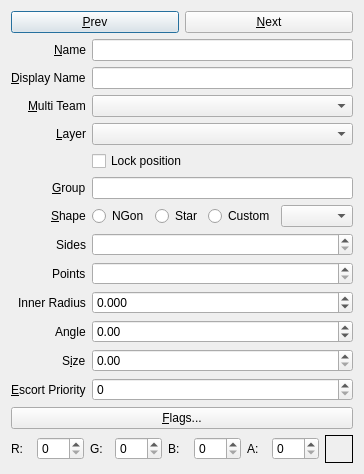
<?xml version="1.0" encoding="UTF-8"?>
<ui version="4.0">
 <class>fso::fred::dialogs::CoordinatePointEditorDialog</class>
 <widget class="QDialog" name="fso::fred::dialogs::CoordinatePointEditorDialog">
  <property name="geometry">
   <rect>
    <x>0</x>
    <y>0</y>
    <width>320</width>
    <height>300</height>
   </rect>
  </property>
  <property name="windowTitle">
   <string>Coordinate Point Editor</string>
  </property>
  <layout class="QFormLayout" name="formLayout">
   <property name="sizeConstraint">
    <enum>QLayout::SetFixedSize</enum>
   </property>
   <item row="0" column="0" colspan="2">
    <layout class="QVBoxLayout" name="rootLayout">
     <item>
      <layout class="QFormLayout" name="fieldLayout">
       <property name="labelAlignment">
        <set>Qt::AlignRight|Qt::AlignTrailing|Qt::AlignVCenter</set>
       </property>
       <item row="0" column="0" colspan="2">
        <layout class="QHBoxLayout" name="navigationLayout">
         <item>
          <widget class="QPushButton" name="prevPointButton">
           <property name="text">
            <string>&amp;Prev</string>
           </property>
          </widget>
         </item>
         <item>
          <widget class="QPushButton" name="nextPointButton">
           <property name="text">
            <string>&amp;Next</string>
           </property>
          </widget>
         </item>
        </layout>
       </item>
       <item row="1" column="0">
        <widget class="QLabel" name="nameLabel">
         <property name="text">
          <string>&amp;Name</string>
         </property>
         <property name="buddy">
          <cstring>nameEdit</cstring>
         </property>
        </widget>
       </item>
       <item row="1" column="1">
        <widget class="QLineEdit" name="nameEdit"/>
       </item>
       <item row="2" column="0">
        <widget class="QLabel" name="displayNameLabel">
         <property name="text">
          <string>&amp;Display Name</string>
         </property>
         <property name="toolTip">
          <string>Name shown on the HUD (target box, brackets, escort list). Does not have to be unique. Leave empty to show Name. Saved as a translatable XSTR string.</string>
         </property>
         <property name="buddy">
          <cstring>displayNameEdit</cstring>
         </property>
        </widget>
       </item>
       <item row="2" column="1">
        <widget class="QLineEdit" name="displayNameEdit">
         <property name="toolTip">
          <string>Name shown on the HUD (target box, brackets, escort list). Does not have to be unique. Leave empty to show Name. Saved as a translatable XSTR string.</string>
         </property>
        </widget>
       </item>
       <item row="3" column="0">
        <widget class="QLabel" name="multiTeamLabel">
         <property name="text">
          <string>&amp;Multi Team</string>
         </property>
         <property name="toolTip">
          <string>Multiplayer team filter. &quot;Any team&quot; (default) is visible to everyone; selecting a specific team makes the point visible only to that team in multiplayer. Disabled when the mission is not a team mission.</string>
         </property>
         <property name="buddy">
          <cstring>multiTeamCombo</cstring>
         </property>
        </widget>
       </item>
       <item row="3" column="1">
        <widget class="QComboBox" name="multiTeamCombo">
         <property name="sizePolicy">
          <sizepolicy hsizetype="Expanding" vsizetype="Fixed">
           <horstretch>0</horstretch>
           <verstretch>0</verstretch>
          </sizepolicy>
         </property>
         <property name="toolTip">
          <string>Multiplayer team filter. &quot;Any team&quot; makes the point visible to everyone; selecting a team restricts it to that team only.</string>
         </property>
        </widget>
       </item>
       <item row="4" column="0">
        <widget class="QLabel" name="layerLabel">
         <property name="text">
          <string>&amp;Layer</string>
         </property>
         <property name="buddy">
          <cstring>layerCombo</cstring>
         </property>
        </widget>
       </item>
       <item row="4" column="1">
        <widget class="QComboBox" name="layerCombo">
         <property name="sizePolicy">
          <sizepolicy hsizetype="Expanding" vsizetype="Fixed">
           <horstretch>0</horstretch>
           <verstretch>0</verstretch>
          </sizepolicy>
         </property>
        </widget>
       </item>
       <item row="5" column="1">
        <widget class="QCheckBox" name="transformLockCheck">
         <property name="toolTip">
          <string>Locked coordinate points stay where they are: dragging, the transform toolbar, and the Orient editor leave them alone.</string>
         </property>
         <property name="text">
          <string>Lock position</string>
         </property>
        </widget>
       </item>
       <item row="6" column="0">
        <widget class="QLabel" name="groupLabel">
         <property name="text">
          <string>&amp;Group</string>
         </property>
         <property name="buddy">
          <cstring>groupEdit</cstring>
         </property>
        </widget>
       </item>
       <item row="6" column="1">
        <widget class="QLineEdit" name="groupEdit"/>
       </item>
       <item row="7" column="0">
        <widget class="QLabel" name="shapeLabel">
         <property name="text">
          <string>&amp;Shape</string>
         </property>
         <property name="buddy">
          <cstring>shapeNGonRadio</cstring>
         </property>
        </widget>
       </item>
       <item row="7" column="1">
        <layout class="QHBoxLayout" name="shapeRowLayout">
         <item>
          <widget class="QRadioButton" name="shapeNGonRadio">
           <property name="toolTip">
            <string>A regular polygon generated from the Sides value.</string>
           </property>
           <property name="text">
            <string>NGon</string>
           </property>
          </widget>
         </item>
         <item>
          <widget class="QRadioButton" name="shapeStarRadio">
           <property name="toolTip">
            <string>A star generated from the Points and Inner Radius values.</string>
           </property>
           <property name="text">
            <string>Star</string>
           </property>
          </widget>
         </item>
         <item>
          <widget class="QRadioButton" name="shapeCustomRadio">
           <property name="toolTip">
            <string>A tabled shape from coordinate_points.tbl or a *-cps.tbm. Disabled when no tabled shapes are loaded.</string>
           </property>
           <property name="text">
            <string>Custom</string>
           </property>
          </widget>
         </item>
         <item>
          <widget class="QComboBox" name="shapeCombo">
           <property name="sizePolicy">
            <sizepolicy hsizetype="Expanding" vsizetype="Fixed">
             <horstretch>0</horstretch>
             <verstretch>0</verstretch>
            </sizepolicy>
           </property>
           <property name="toolTip">
            <string>The tabled shape to use. Only available when Custom is selected.</string>
           </property>
          </widget>
         </item>
        </layout>
       </item>
       <item row="8" column="0">
        <widget class="QLabel" name="sidesLabel">
         <property name="text">
          <string>Sides</string>
         </property>
         <property name="toolTip">
          <string>Number of sides for an NGon shape. Only relevant when Shape is NGon.</string>
         </property>
         <property name="buddy">
          <cstring>sidesSpinBox</cstring>
         </property>
        </widget>
       </item>
       <item row="8" column="1">
        <widget class="QSpinBox" name="sidesSpinBox">
         <property name="minimum">
          <number>2</number>
         </property>
         <property name="maximum">
          <number>32</number>
         </property>
         <property name="specialValueText">
          <string notr="true"> </string>
         </property>
        </widget>
       </item>
       <item row="9" column="0">
        <widget class="QLabel" name="pointsLabel">
         <property name="text">
          <string>Points</string>
         </property>
         <property name="toolTip">
          <string>Number of points for a Star shape. Only relevant when Shape is Star.</string>
         </property>
         <property name="buddy">
          <cstring>pointsSpinBox</cstring>
         </property>
        </widget>
       </item>
       <item row="9" column="1">
        <widget class="QSpinBox" name="pointsSpinBox">
         <property name="minimum">
          <number>2</number>
         </property>
         <property name="maximum">
          <number>32</number>
         </property>
         <property name="specialValueText">
          <string notr="true"> </string>
         </property>
        </widget>
       </item>
       <item row="10" column="0">
        <widget class="QLabel" name="innerRadiusLabel">
         <property name="text">
          <string>Inner Radius</string>
         </property>
         <property name="toolTip">
          <string>Inner-vertex radius for a Star shape, as a fraction of the outer radius. Only relevant when Shape is Star.</string>
         </property>
         <property name="buddy">
          <cstring>innerRadiusSpinBox</cstring>
         </property>
        </widget>
       </item>
       <item row="10" column="1">
        <widget class="QDoubleSpinBox" name="innerRadiusSpinBox">
         <property name="decimals">
          <number>3</number>
         </property>
         <property name="minimum">
          <double>-0.010000000000000</double>
         </property>
         <property name="maximum">
          <double>0.950000000000000</double>
         </property>
         <property name="singleStep">
          <double>0.050000000000000</double>
         </property>
         <property name="specialValueText">
          <string notr="true"> </string>
         </property>
        </widget>
       </item>
       <item row="11" column="0">
        <widget class="QLabel" name="angleLabel">
         <property name="text">
          <string>Angle</string>
         </property>
         <property name="toolTip">
          <string>In-plane rotation in degrees applied to the shape.</string>
         </property>
         <property name="buddy">
          <cstring>angleSpinBox</cstring>
         </property>
        </widget>
       </item>
       <item row="11" column="1">
        <widget class="QDoubleSpinBox" name="angleSpinBox">
         <property name="decimals">
          <number>2</number>
         </property>
         <property name="minimum">
          <double>-360.000000000000000</double>
         </property>
         <property name="maximum">
          <double>360.000000000000000</double>
         </property>
         <property name="singleStep">
          <double>5.000000000000000</double>
         </property>
        </widget>
       </item>
       <item row="12" column="0">
        <widget class="QLabel" name="sizeLabel">
         <property name="text">
          <string>S&amp;ize</string>
         </property>
         <property name="buddy">
          <cstring>sizeSpinBox</cstring>
         </property>
        </widget>
       </item>
       <item row="12" column="1">
        <widget class="QDoubleSpinBox" name="sizeSpinBox">
         <property name="decimals">
          <number>2</number>
         </property>
        </widget>
       </item>
       <item row="13" column="0">
        <widget class="QLabel" name="escortPriorityLabel">
         <property name="text">
          <string>&amp;Escort Priority</string>
         </property>
         <property name="buddy">
          <cstring>escortPrioritySpinBox</cstring>
         </property>
        </widget>
       </item>
       <item row="13" column="1">
        <widget class="QSpinBox" name="escortPrioritySpinBox">
         <property name="maximum">
          <number>9999</number>
         </property>
        </widget>
       </item>
       <item row="14" column="0" colspan="2">
        <widget class="QPushButton" name="flagsButton">
         <property name="text">
          <string>&amp;Flags...</string>
         </property>
         <property name="toolTip">
          <string>Edit this point's flags (Visible in mission, Always render labels, ...).</string>
         </property>
        </widget>
       </item>
       <item row="15" column="0" colspan="2">
        <layout class="QHBoxLayout" name="colorLayout">
         <item>
          <widget class="QLabel" name="colorRLabel">
           <property name="text">
            <string>R:</string>
           </property>
          </widget>
         </item>
         <item>
          <widget class="QSpinBox" name="colorRSpinBox">
           <property name="maximum">
            <number>255</number>
           </property>
          </widget>
         </item>
         <item>
          <widget class="QLabel" name="colorGLabel">
           <property name="text">
            <string>G:</string>
           </property>
          </widget>
         </item>
         <item>
          <widget class="QSpinBox" name="colorGSpinBox">
           <property name="maximum">
            <number>255</number>
           </property>
          </widget>
         </item>
         <item>
          <widget class="QLabel" name="colorBLabel">
           <property name="text">
            <string>B:</string>
           </property>
          </widget>
         </item>
         <item>
          <widget class="QSpinBox" name="colorBSpinBox">
           <property name="maximum">
            <number>255</number>
           </property>
          </widget>
         </item>
         <item>
          <widget class="QLabel" name="colorALabel">
           <property name="text">
            <string>A:</string>
           </property>
          </widget>
         </item>
         <item>
          <widget class="QSpinBox" name="colorASpinBox">
           <property name="maximum">
            <number>255</number>
           </property>
          </widget>
         </item>
         <item>
          <widget class="QLabel" name="colorSwatch">
           <property name="minimumSize">
            <size>
             <width>28</width>
             <height>28</height>
            </size>
           </property>
           <property name="frameShape">
            <enum>QFrame::Box</enum>
           </property>
           <property name="text">
            <string/>
           </property>
          </widget>
         </item>
        </layout>
       </item>
      </layout>
     </item>
    </layout>
   </item>
  </layout>
 </widget>
 <resources/>
 <connections/>
</ui>
